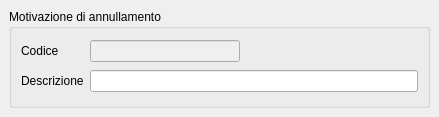
<?xml version="1.0" encoding="UTF-8"?>
<ui version="4.0">
 <class>MainWindow</class>
 <widget class="QMainWindow" name="MainWindow">
  <property name="geometry">
   <rect>
    <x>0</x>
    <y>0</y>
    <width>439</width>
    <height>117</height>
   </rect>
  </property>
  <property name="windowTitle">
   <string>Motivazione annullamento</string>
  </property>
  <property name="searchcolumns" stdset="0">
   <string>id,&lt;descrizione&gt;</string>
  </property>
  <property name="sortcolumn" stdset="0">
   <number>1</number>
  </property>
  <property name="sortorder" stdset="0">
   <string>&lt;</string>
  </property>
  <widget class="QWidget" name="centralwidget">
   <layout class="QVBoxLayout" name="verticalLayout">
    <item>
     <widget class="QGroupBox" name="groupBox">
      <property name="title">
       <string>Motivazione di annullamento</string>
      </property>
      <layout class="QGridLayout" name="gridLayout">
       <item row="0" column="0">
        <widget class="QLabel" name="label">
         <property name="text">
          <string>Codice</string>
         </property>
        </widget>
       </item>
       <item row="0" column="1">
        <widget class="QLineEdit" name="lineEdit">
         <property name="enabled">
          <bool>false</bool>
         </property>
         <property name="column" stdset="0">
          <string>id</string>
         </property>
        </widget>
       </item>
       <item row="0" column="2">
        <spacer name="horizontalSpacer">
         <property name="orientation">
          <enum>Qt::Horizontal</enum>
         </property>
         <property name="sizeHint" stdset="0">
          <size>
           <width>172</width>
           <height>20</height>
          </size>
         </property>
        </spacer>
       </item>
       <item row="1" column="0">
        <widget class="QLabel" name="label_2">
         <property name="text">
          <string>Descrizione</string>
         </property>
        </widget>
       </item>
       <item row="1" column="1" colspan="2">
        <widget class="QLineEdit" name="lineEdit_2">
         <property name="column" stdset="0">
          <string>descrizione</string>
         </property>
        </widget>
       </item>
      </layout>
     </widget>
    </item>
   </layout>
  </widget>
 </widget>
 <resources/>
 <connections/>
</ui>
